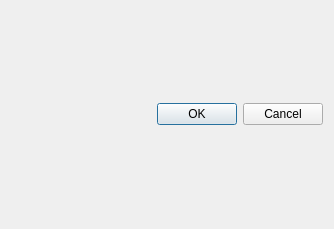
<?xml version="1.0" encoding="UTF-8"?>
<ui version="4.0">
 <class>QMapPropsDialog</class>
 <widget class="QDialog" name="QMapPropsDialog">
  <property name="windowModality">
   <enum>Qt::WindowModal</enum>
  </property>
  <property name="geometry">
   <rect>
    <x>0</x>
    <y>0</y>
    <width>334</width>
    <height>229</height>
   </rect>
  </property>
  <property name="windowTitle">
   <string>Dialog</string>
  </property>
  <layout class="QVBoxLayout" name="verticalLayout">
   <item>
    <widget class="QDialogButtonBox" name="buttonBox">
     <property name="orientation">
      <enum>Qt::Horizontal</enum>
     </property>
     <property name="standardButtons">
      <set>QDialogButtonBox::Cancel|QDialogButtonBox::Ok</set>
     </property>
    </widget>
   </item>
  </layout>
 </widget>
 <resources/>
 <connections>
  <connection>
   <sender>buttonBox</sender>
   <signal>accepted()</signal>
   <receiver>QMapPropsDialog</receiver>
   <slot>accept()</slot>
   <hints>
    <hint type="sourcelabel">
     <x>248</x>
     <y>254</y>
    </hint>
    <hint type="destinationlabel">
     <x>157</x>
     <y>274</y>
    </hint>
   </hints>
  </connection>
  <connection>
   <sender>buttonBox</sender>
   <signal>rejected()</signal>
   <receiver>QMapPropsDialog</receiver>
   <slot>reject()</slot>
   <hints>
    <hint type="sourcelabel">
     <x>316</x>
     <y>260</y>
    </hint>
    <hint type="destinationlabel">
     <x>286</x>
     <y>274</y>
    </hint>
   </hints>
  </connection>
 </connections>
</ui>
